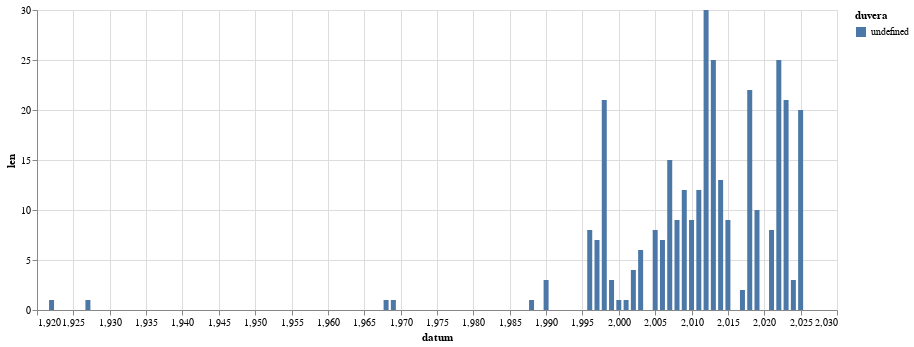

The notebook cell saved with this chart:
### Markdown cell above
## Hlasování o (ne)důvěře

### Code cell
alt.Chart(
    df.filter(
            pl.col("text").str.contains("(?i)hlasov\w{0,10} o (ne|)důvě\w{0,10} vlád")
        ).group_by(
            pl.col("datum").dt.year()
        ).len(
        ),
    width=800
).mark_bar(
).encode(
    alt.X("datum:Q"),
    alt.Y("len:Q"),
    alt.Color("duvera:N")
)

### Figure 1 — Vega-Lite specification as saved in the notebook (floating-point values rounded to 4 significant figures)
{"config": {"view": {"continuousWidth": 300, "continuousHeight": 300}}, "data": {"name": "data-3ceec09a019d29572f8c0053b6edd28d"}, "mark": {"type": "bar"}, "encoding": {"color": {"field": "duvera", "type": "nominal"}, "x": {"field": "datum", "type": "quantitative"}, "y": {"field": "len", "type": "quantitative"}}, "width": 800, "$schema": "https://vega.github.io/schema/vega-lite/v5.20.1.json", "datasets": {"data-3ceec09a019d29572f8c0053b6edd28d": [{"datum": 1996, "len": 8}, {"datum": 1988, "len": 1}, {"datum": 2011, "len": 12}, {"datum": 2022, "len": 25}, {"datum": 2015, "len": 9}, {"datum": 2002, "len": 4}, {"datum": 1969, "len": 1}, {"datum": 2023, "len": 21}, {"datum": 2021, "len": 8}, {"datum": 1997, "len": 7}, {"datum": 2008, "len": 9}, {"datum": 2012, "len": 30}, {"datum": 2005, "len": 8}, {"datum": 2010, "len": 9}, {"datum": 2018, "len": 22}, {"datum": 2007, "len": 15}, {"datum": 1968, "len": 1}, {"datum": 2009, "len": 12}, {"datum": 2014, "len": 13}, {"datum": 2024, "len": 3}, {"datum": 2006, "len": 7}, {"datum": 2003, "len": 6}, {"datum": 1999, "len": 3}, {"datum": 2017, "len": 2}, {"datum": 2025, "len": 20}, {"datum": 2001, "len": 1}, {"datum": 1927, "len": 1}, {"datum": 1922, "len": 1}, {"datum": 1990, "len": 3}, {"datum": 2000, "len": 1}, {"datum": 1998, "len": 21}, {"datum": 2019, "len": 10}, {"datum": 2013, "len": 25}]}}
